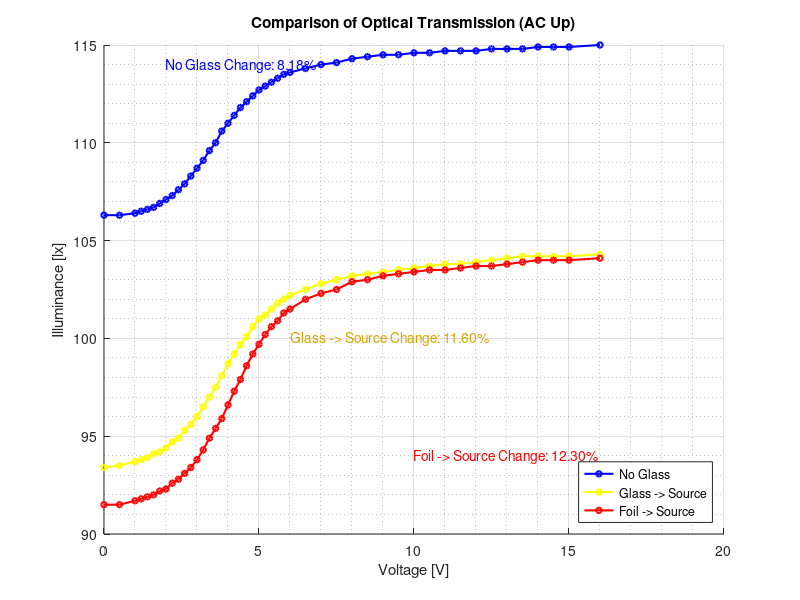

The MATLAB script that drew this image: (Note: this script raises an error after producing the figure.)
close all; clear; clc;

% --- Data Entry ---
% Shared Voltage Vector
v_part1 = [0, 0.5, 1];
v_part2 = 1.2:0.2:6;
v_part3 = 6.5:0.5:15;
v_part4 = 16;
voltage = [v_part1, v_part2, v_part3, v_part4];

% --- DATASET 1: No Glass (Bez szkła) ---
no_glass_up = [106.3, 106.3, 106.4, 106.5, 106.6, 106.7, 106.9, 107.1, 107.3, ...
               107.6, 107.9, 108.3, 108.7, 109.1, 109.6, 110, 110.6, 111, ...
               111.4, 111.8, 112.1, 112.4, 112.7, 112.9, 113.1, 113.3, 113.5, ...
               113.6, 113.8, 114, 114.1, 114.3, 114.4, 114.5, 114.5, 114.6, ...
               114.6, 114.7, 114.7, 114.7, 114.8, 114.8, 114.8, 114.9, 114.9, ...
               114.9, 115];

% --- DATASET 2: With Glass, Foil facing Source (Folia skierowana do źródła) ---
foil_src_up = [91.5, 91.5, 91.7, 91.8, 91.9, 92, 92.2, 92.3, 92.6, 92.8, ...
               93.1, 93.4, 93.8, 94.3, 94.9, 95.4, 95.9, 96.6, 97.3, 97.9, ...
               98.6, 99.2, 99.7, 100.2, 100.6, 100.9, 101.3, 101.5, 102, ...
               102.3, 102.5, 102.9, 103, 103.2, 103.3, 103.4, 103.5, 103.5, ...
               103.6, 103.7, 103.7, 103.8, 103.9, 104, 104, 104, 104.1];
               
foil_src_down = [93.9, 94.1, 94.3, 94.5, 94.8, 95, 95.2, 95.6, 95.9, 96.3, ...
                 96.7, 97.1, 97.6, 98, 98.5, 98.8, 99.2, 99.6, 99.9, 100.4, ...
                 100.6, 100.9, 101.2, 101.4, 101.6, 101.8, 101.9, 102.1, 102.5, ...
                 102.7, 103, 103.1, 103.3, 103.3, 103.5, 103.6, 103.6, 103.8, ...
                 103.8, 103.9, 103.9, 103.9, 104, 104, 104.1, 104.1, 104.1];

% --- DATASET 3: With Glass, Glass facing Source (Szkło skierowane do źródła) ---
glass_src_up1 = [93.4, 93.5, 93.7, 93.8, 93.9, 94.1, 94.2, 94.4, 94.7, 94.9, ...
                 95.3, 95.6, 96, 96.5, 97, 97.5, 98.1, 98.7, 99.2, 99.7, ...
                 100.1, 100.6, 101, 101.2, 101.5, 101.8, 102, 102.2, 102.5, ...
                 102.8, 103, 103.2, 103.3, 103.4, 103.5, 103.6, 103.7, 103.8, ...
                 103.8, 103.9, 104, 104.1, 104.2, 104.2, 104.2, 104.2, 104.3];
                 
glass_src_down = [95.5, 95.7, 95.8, 96, 96.2, 96.5, 96.8, 97.1, 97.4, 97.9, ...
                  98.3, 98.7, 99.2, 99.6, 100.1, 100.5, 101, 101.5, 102, 102.4, ...
                  102.7, 103, 103.3, 103.6, 103.9, 104.1, 104.3, 104.5, 104.8, ...
                  105.1, 105.3, 105.5, 105.7, 105.8, 105.9, 106, 106.1, 106.1, ...
                  106.2, 106.3, 106.3, 106.4, 106.4, 106.5, 106.5, 106.6, 106.6];
                  
glass_src_up2 = [95.5, 95.5, 95.6, 95.7, 95.9, 96, 96.2, 96.4, 96.6, 96.9, ...
                 97.8, 98.1, 98.4, 98.8, 99.2, 99.6, 100.2, 100.7, 101.2, 101.7, ...
                 102.2, 102.6, 103, 103.3, 103.6, 103.9, 104.1, 104.3, 104.6, ...
                 104.9, 105.2, 105.4, 105.6, 105.7, 105.8, 105.8, 105.9, 106, ...
                 106, 106.1, 106.1, 106.1, 106.2, 106.3, 106.4, 106.4, 106.5];

% ==========================================
% CALCULATIONS (Error and % Change)
% ==========================================
% 1. No Glass Calculation
noglass_pct_change = ((no_glass_up(end) - no_glass_up(1)) / no_glass_up(1)) * 100;

% 2. Foil Facing Source Calculations
foil_all = [foil_src_up; foil_src_down];
foil_mean = mean(foil_all, 1);
foil_std = std(foil_all, 1, 1); % Standard deviation between passes
foil_mean_error = mean(foil_std);
foil_pct_change = ((foil_mean(end) - foil_mean(1)) / foil_mean(1)) * 100;

% 3. Glass Facing Source Calculations
glass_all = [glass_src_up1; glass_src_down; glass_src_up2];
glass_mean = mean(glass_all, 1);
glass_std = std(glass_all, 1, 1); % Standard deviation between passes
glass_mean_error = mean(glass_std);
glass_pct_change = ((glass_mean(end) - glass_mean(1)) / glass_mean(1)) * 100;

% Print calculations to the command window
fprintf('--- ERROR & PERCENTAGE CHANGE RESULTS ---\n');
fprintf('No Glass Config -> Pct Change: %.2f%%\n\n', noglass_pct_change);
fprintf('Foil -> Source Config -> Mean Error: %.4f | Pct Change: %.2f%%\n\n', foil_mean_error, foil_pct_change);
fprintf('Glass -> Source Config -> Mean Error: %.4f | Pct Change: %.2f%%\n', glass_mean_error, glass_pct_change);
fprintf('-----------------------------------------\n');

% ==========================================
% PLOTTING (Without Error shading)
% ==========================================
% --- FIGURE 1: Overall Comparison (The "Up" Curves) ---
figure('Name', 'Configuration Comparison', 'Position', [100, 100, 800, 500]);
hold on;
plot(voltage, no_glass_up, '-ob', 'LineWidth', 1.5, 'MarkerSize', 4, 'DisplayName', 'No Glass');
plot(voltage, glass_src_up1, '-oy', 'LineWidth', 1.5, 'MarkerSize', 4, 'DisplayName', 'Glass -> Source');
plot(voltage, foil_src_up, '-or', 'LineWidth', 1.5, 'MarkerSize', 4, 'DisplayName', 'Foil -> Source');

% Add calculation text
text(2, 114, sprintf('No Glass Change: %.2f%%', noglass_pct_change), 'FontSize', 10, 'Color', 'b');
text(6, 100, sprintf('Glass -> Source Change: %.2f%%', glass_pct_change), 'FontSize', 10, 'Color', '#D9A400'); % dark yellow
text(10, 94, sprintf('Foil -> Source Change: %.2f%%', foil_pct_change), 'FontSize', 10, 'Color', 'r');

title('Comparison of Optical Transmission (AC Up)');
xlabel('Voltage [V]');
ylabel('Illuminance [lx]');
legend('Location', 'Southeast');
grid on; grid minor;
subtitle('Ref: Source=148.3lx, Source Voltage=12.03V');
hold off;

% --- FIGURE 2: Full Cycle Hysteresis (Glass Facing Source) ---
figure('Name', 'Glass Facing Source Cycle', 'Position', [150, 150, 800, 500]);
hold on;
% 1. Initial Up
plot(voltage, glass_src_up1, '-^y', 'LineWidth', 1.2, 'MarkerSize', 4, 'DisplayName', '1. Up');
% 2. Down
plot(voltage, glass_src_down, '-v r', 'LineWidth', 1.2, 'MarkerSize', 4, 'DisplayName', '2. Down');
% 3. Up Again
plot(voltage, glass_src_up2, '--g', 'LineWidth', 1.5, 'DisplayName', '3. Up Again');

title('Hysteresis Loop: Glass Facing Source');
subtitle('Sequence: Up -> Down -> Up Again');
xlabel('Voltage [V]');
ylabel('Illuminance [lx]');
legend('Location', 'Southeast');
grid on; grid minor;
hold off;
